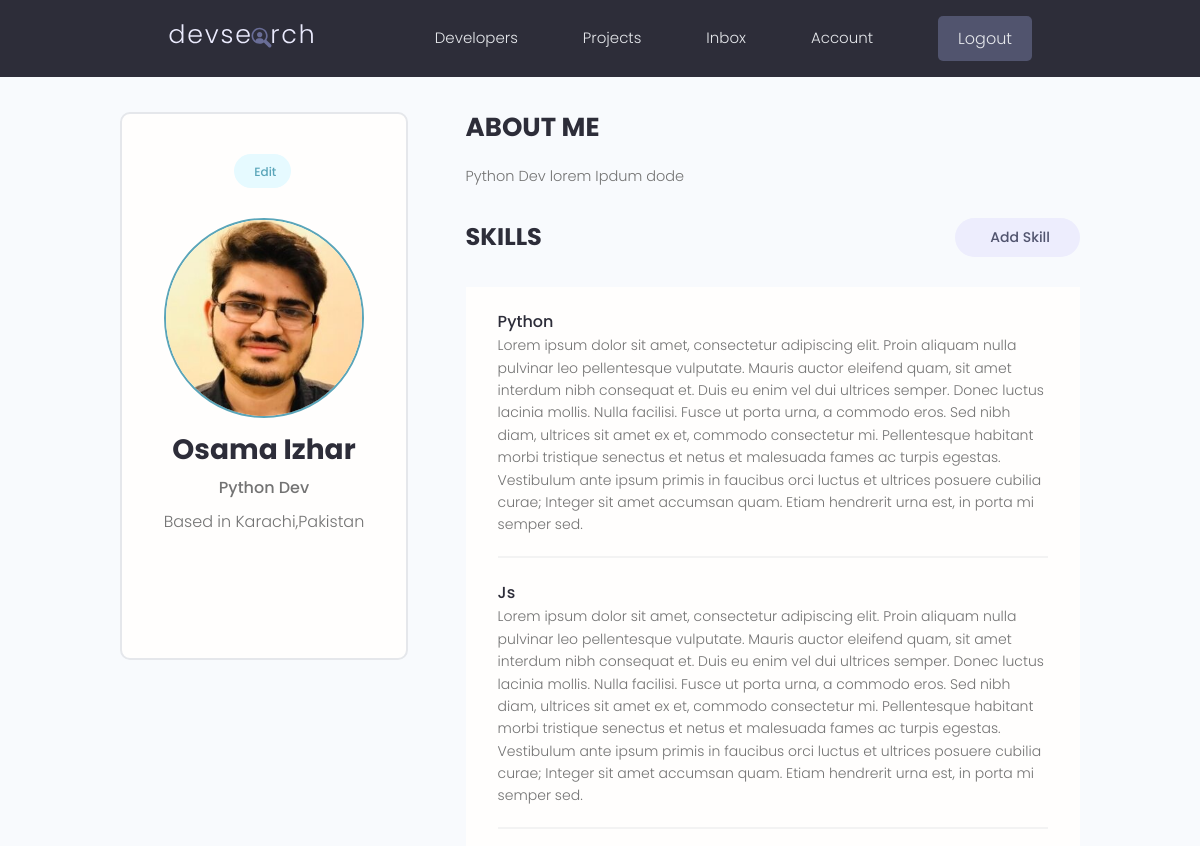
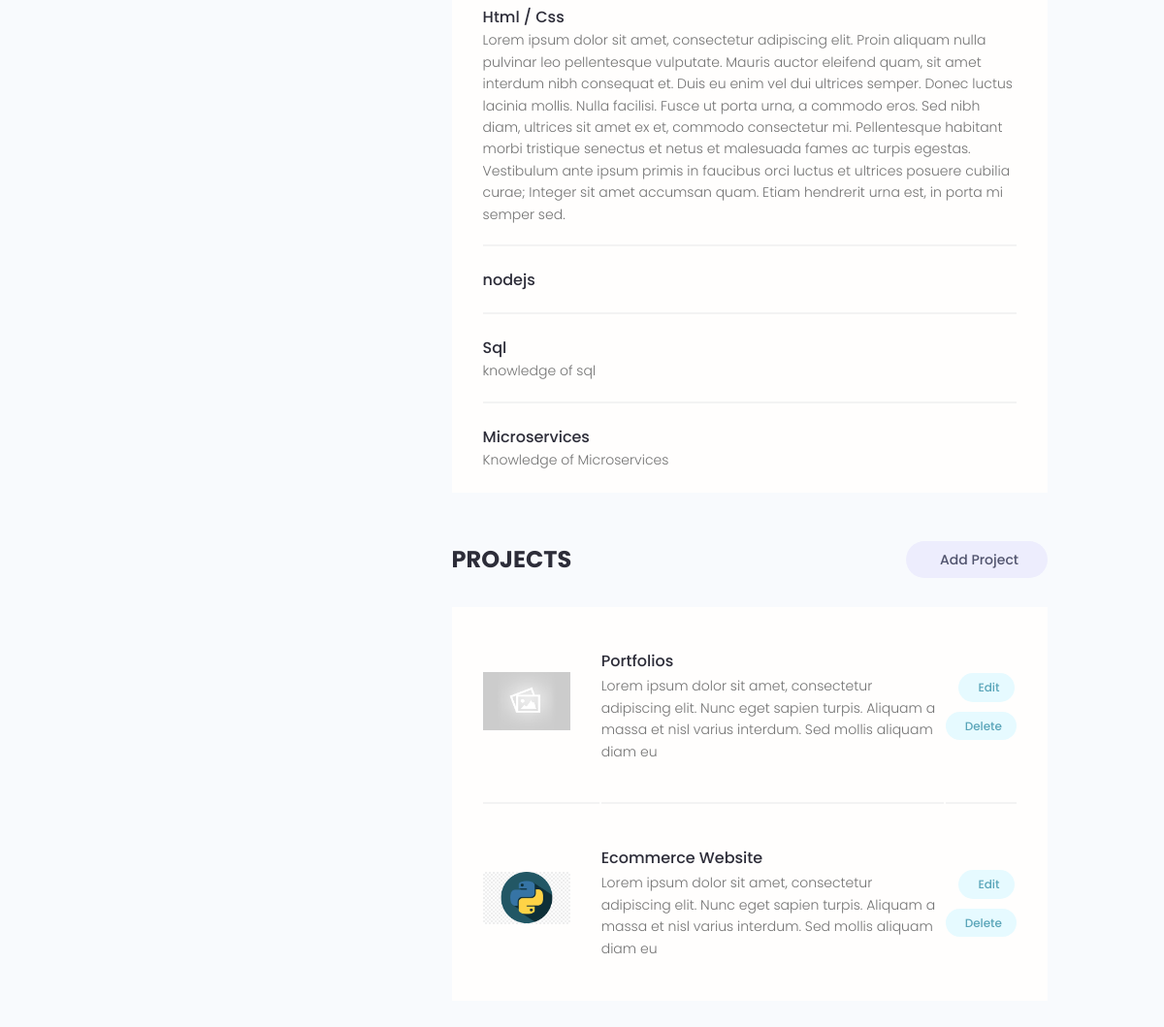
The app's page /account/ (signed in) with its own data (2 pictures, top to bottom).
### users/models.py (models this page shows, shortened)
class Profile(models.Model):
    user= models.OneToOneField(
        User,on_delete=models.CASCADE, null=True,blank=True
    ) # creating one to one relationship with User default model of django
    name=models.CharField(max_length=200,blank=True,null=True)
    username=models.CharField(max_length=200,blank=True,null=True)
    location=models.CharField(max_length=200,blank=True,null=True)
    email=models.EmailField(max_length=500,blank=True,null=True)
    short_intro=models.CharField(max_length=200,blank=True,null=True)
    bio=models.TextField(blank=True,null=True)
    profile_image=models.ImageField(
        null=True,blank=True,upload_to="profiles/",default="profiles/user-default.png"
    )
    social_github = models.CharField(max_length=200,blank=True,null=True)
    social_twitter = models.CharField(max_length=200,blank=True,null=True)
    social_linkedin = models.CharField(max_length=200,blank=True,null=True)
    social_youtube = models.CharField(max_length=200,blank=True,null=True)
    social_website = models.CharField(max_length=200,blank=True,null=True)
    created= models.DateTimeField(auto_now_add=True) # auto_now_add adds timestamp automatically as model instance is created
    id= models.UUIDField(default=uuid.uuid4,unique=True,primary_key=True,editable=False) # UUID 16 character unique ids

class Skill(models.Model):
    owner=models.ForeignKey(Profile,on_delete=models.CASCADE,null=True,blank=True)
    name=models.CharField(max_length=200,blank=True,null=True)
    description=models.TextField(null=True,blank=True)
    created= models.DateTimeField(auto_now_add=True) # auto_now_add adds timestamp automatically as model instance is created
    id=models.UUIDField(default=uuid.uuid4,unique=True,primary_key=True,editable=False)

### projects/models.py (models this page shows, shortened)
class Project(models.Model):
    owner=  models.ForeignKey(Profile,null=True,blank=True,on_delete=models.SET_NULL) # setting null to true here so we can run migration without data, SET_NULL is used so that we if someone deletes project accidently it can be retrived back
    title= models.CharField(max_length=200)
    description= models.TextField(null=True,blank=True)
    featured_image= models.ImageField(null=True,blank=True,default="default.jpg") # requires pillow to use
    demo_link= models.CharField(max_length=2000,null=True,blank=True)
    source_link= models.CharField(max_length=2000,null=True,blank=True)
    tags= models.ManyToManyField("Tag", blank=True) # using Tag as string since it is referenced afterwards so python will be able to find it
    vote_total= models.IntegerField(default=0,null=True,blank=True)
    vote_ratio= models.IntegerField(default=0,null=True,blank=True)
    created= models.DateTimeField(auto_now_add=True) # auto_now_add adds timestamp automatically as model instance is created
    id= models.UUIDField(default=uuid.uuid4,unique=True,primary_key=True,editable=False) # UUID 16 character unique ids

### users/views.py (the view)
# urls.py: path('account/',views.userAccount,name="account")
@login_required(login_url='login')
def userAccount(request):
    profile=request.user.profile # getting current logged in user.profile
    skills=profile.skill_set.all()
    projects=profile.project_set.all()
    context={'profile':profile,"skills":skills,"projects":projects}
    return render(request,"users/account.html",context)

### users/templates/users/account.html (shortened to what this page needs)
{% extends "main.html" %}
{% block content %}
  <main class="settingsPage profile my-md">
    <div class="container">
      <div class="layout">
        <div class="column column--1of3">
          <div class="card text-center">
            <div class="card__body dev">
              <a class="tag tag--pill tag--main settings__btn" href="#"> Edit</a>
              <img class="avatar avatar--xl dev__avatar" src="{{profile.profile_image.url}}" />
              <h2 class="dev__name">{{profile.name}}</h2>
              <p class="dev__title">{{profile.short_intro}}</p>
              <p class="dev__location">Based in {{profile.location}}</p>
              <ul class="dev__social">
                            </ul>
            </div>
          </div>
        </div>
        <div class="column column--2of3">
          <div class="devInfo">
            <h3 class="devInfo__title">About Me</h3>
            <p class="devInfo__about">{{profile.bio}}</p>
          </div>
          <div class="settings">
            <h3 class="settings__title">Skills</h3>
            <a class="tag tag--pill tag--sub settings__btn tag--lg" href="#"> Add Skill</a>
          </div>
          <table class="settings__table">
            {% for skill in skills%}
            <tr>
              <td class="settings__tableInfo">
                <h4>{{skill.name}}</h4>
                <p>{{skill.description}}</p>
              </td>
            </tr>
            {% endfor %}
          </table>
          <div class="settings">
            <h3 class="settings__title">Projects</h3>
            <a class="tag tag--pill tag--sub settings__btn tag--lg" href="#"> Add Project</a>
          </div>
          <table class="settings__table">
            {% for project in projects %}
            <tr>
              <td class="settings__thumbnail">
                <a href="{% url 'project' project.id %}"><img src="{{project.featured_image.url}}" alt="Project Thumbnail" /></a>
              </td>
              <td class="settings__tableInfo">
                <a href="{% url 'project' project.id %}">{{project.title}}</a>
                <p>{{project.description|slice:"150"}}</p>
              </td>
              <td class="settings__tableActions">
                <a class="tag tag--pill tag--main settings__btn" href="#"> Edit</a>
                <a class="tag tag--pill tag--main settings__btn" href="#">
                  Delete</a>
              </td>
            </tr>
            {% endfor %}
          </table>
        </div>
      </div>
    </div>
  </main>
{% endblock %}

### static/styles/app.css (style rules this page uses)
:root { --color-sub: #2d2d39; }
.card { border: 2px solid var(--color-light); }
img { width: 100%; }
.profile .card > .dev { padding: 4rem; }
.dev__avatar { display: block; margin: auto; }
.dev__name { color: var(--color-sub); font-size: 2.8rem; font-weight: 700; margin-top: 1rem; margin-bottom: 0.5rem; }
.dev__title { font-size: 1.6rem; font-weight: 500; line-height: 1.3; }
.dev__location { margin-top: 1rem; }
.dev__social { margin: 3rem 0; list-style: none; display: flex; justify-content: center; gap: 1.5rem; }
.devInfo { margin-bottom: 3rem; }
.devInfo__title, .devInfo__subtitle { font-size: 2.6rem; color: var(--color-sub); text-transform: uppercase; font-weight: 700; margin-bottom: 1.5rem; }
.devInfo__about, .devSkill__info { font-size: 1.45rem; line-height: 1.7; text-align: justify; }
.settingsPage .dev > .settings__btn { display: inline-block; margin-bottom: 3rem; }
.settings { display: flex; justify-content: space-between; align-items: center; }
.settings__title { font-size: 2.4rem; text-transform: uppercase; font-weight: 700; color: var(--color-sub); }
.settings__table { margin-top: 3rem; margin-bottom: 5rem; padding: 0 3rem; background: var(--color-white); }
.settings__table tr { width: 100%; }
.settings__table tr > td { padding: 2rem 0; }
.settings__table tr:not(:last-child) td { border-bottom: 2px solid var(--color-white-light); }
.settings__thumbnail { width: 23%; min-width: 10rem; }
.settings__thumbnail img { padding-right: 3rem; height: 15rem; object-fit: contain; }
.settings__tableInfo { width: 100%; }
.settings__tableInfo h4, .settings__tableInfo a { padding-right: 1rem; width: auto; font-size: 1.6rem; font-weight: 500; color: var(--color-sub); }
.settings__tableInfo p { font-size: 1.4rem; }
.settings__tableActions { text-align: right; }

### static/uikit/styles/modules/_variables.css (style rules this page uses)
:root { --color-main: #5aa5b9; --color-main-light: #e6faff; --color-sub: #3f4156; --color-sub-light: #51546e; --color-sub-lighter: #ededfd; --color-text: #737373; --color-gray: #8b8b8b; --color-light: #e5e7eb; --color-light-gray: #767676; --color-bg: #f8fafd; --color-white: #fffefd; --color-white-light: #f3f3f3; --color-success: #359e64; --color-success-bg: #def8e8; --color-error: #fc4b0b; --color-error-bg: #fff2ee; --font-base: 'Poppins', arial, helvetica, 'Segoe UI', roboto, ubuntu, sans-serif; --font-monospace: 'Fira Code', 'Courier New', courier, monospace; --font-regular: 300; --font-medium: 500; --font-bold: 700; --generic-shadow: 1px 1px 5px #00000010; --generic-transition: all 0.3s ease-in-out; }

### static/uikit/styles/modules/_base.css (style rules this page uses)
* { margin: 0; padding: 0; box-sizing: border-box; text-rendering: optimizeLegibility; color: inherit; font-size: inherit; }
html { font-size: 50%; }
@media only screen and (min-width: 480px) { html { font-size: 56.25%; } }
@media only screen and (min-width: 1200px) { html { font-size: 62.5%; } }
body { line-height: 1.6; font-weight: 400; font-size: 1.5rem; color: var(--color-text); background-color: var(--color-bg); min-height: 100vh; }

### static/uikit/styles/modules/_typography.css (style rules this page uses)
* { font-family: var(--font-base); }
h2 { font-size: 3.6rem; font-weight: var(--font-bold); }
h3 { font-size: 3.2rem; font-weight: var(--font-medium); }
h4 { font-size: 2.8rem; font-weight: var(--font-medium); }
p, span, strong { font-size: 1.6rem; color: var(--color-text); font-weight: var(--font-regular); }
a { padding-bottom: 2px; text-decoration: none; display: inline-block; color: var(--color-main); font-weight: var(--font-medium); }

### static/uikit/styles/modules/_utilities.css (style rules this page uses)
.container { width: 92%; max-width: 165rem; margin: 0 auto; box-sizing: border-box; }
@media screen and (min-width: 1000px) { .container { width: 90%; } }
@media screen and (min-width: 1200px) { .container { width: 80%; } }
.text-center { text-align: center; }
.my-md { margin: 3rem auto; }

### static/uikit/styles/modules/_avatar.css (style rules this page uses)
.avatar { border-radius: 50%; border: 2px solid var(--color-main); object-fit: cover; }
.avatar--xl { height: 20rem; width: 20rem; }

### static/uikit/styles/modules/_card.css (style rules this page uses)
.card { border-radius: 1rem; background-color: var(--color-white); border: 1.5px solid var(--color-light); width: auto; height: auto; margin-top: 0.5rem; margin-bottom: 0.5rem; overflow: hidden; }
.card__body, .card__header { padding: 2rem 2.5rem; }

### static/uikit/styles/modules/_layout.css (style rules this page uses)
.layout { display: flex; flex-flow: row wrap; justify-content: space-between; }
.layout > .column { margin-bottom: 3rem; }
.layout > .column.column--1of3 { flex-basis: 30%; }
.layout > .column.column--2of3 { flex-basis: 64%; }

### records on screen
Profile: profile_image (picture), name "Osama Izhar", short_intro "Python Dev", location "Karachi,Pakistan", bio "Python Dev lorem Ipdum dode"
Skill: name "Python", description "Lorem ipsum dolor sit amet, consectetur adipiscing elit. Proin aliquam nulla pulvinar leo pellentesque vulputate. Mauris auctor eleifend quam, sit amet interdum nibh consequat et. Duis eu enim vel dui ultrices semper. Donec luctus lacinia mollis. Nulla facilisi. Fusce ut porta urna, a commodo eros. Sed nibh diam, ultrices sit amet ex et, commodo consectetur mi. Pellentesque habitant morbi tristique senectus et netus et malesuada fames ac turpis egestas. Vestibulum ante ipsum primis in faucibus orci luctus et ultrices posuere cubilia curae; Integer sit amet accumsan quam. Etiam hendrerit urna est, in porta mi semper sed."
Skill: name "Js", description "Lorem ipsum dolor sit amet, consectetur adipiscing elit. Proin aliquam nulla pulvinar leo pellentesque vulputate. Mauris auctor eleifend quam, sit amet interdum nibh consequat et. Duis eu enim vel dui ultrices semper. Donec luctus lacinia mollis. Nulla facilisi. Fusce ut porta urna, a commodo eros. Sed nibh diam, ultrices sit amet ex et, commodo consectetur mi. Pellentesque habitant morbi tristique senectus et netus et malesuada fames ac turpis egestas. Vestibulum ante ipsum primis in faucibus orci luctus et ultrices posuere cubilia curae; Integer sit amet accumsan quam. Etiam hendrerit urna est, in porta mi semper sed."
Skill: name "Html / Css", description "Lorem ipsum dolor sit amet, consectetur adipiscing elit. Proin aliquam nulla pulvinar leo pellentesque vulputate. Mauris auctor eleifend quam, sit amet interdum nibh consequat et. Duis eu enim vel dui ultrices semper. Donec luctus lacinia mollis. Nulla facilisi. Fusce ut porta urna, a commodo eros. Sed nibh diam, ultrices sit amet ex et, commodo consectetur mi. Pellentesque habitant morbi tristique senectus et netus et malesuada fames ac turpis egestas. Vestibulum ante ipsum primis in faucibus orci luctus et ultrices posuere cubilia curae; Integer sit amet accumsan quam. Etiam hendrerit urna est, in porta mi semper sed."
Skill: name "nodejs"
Skill: name "Sql", description "knowledge of sql"
Skill: name "Microservices", description "Knowledge of Microservices"
Project: featured_image (placeholder picture), title "Portfolios", description "Lorem ipsum dolor sit amet, consectetur adipiscing elit. Nunc eget sapien turpis. Aliquam a massa et nisl varius interdum. Sed mollis aliquam diam eu"
Project: featured_image (picture), title "Ecommerce Website", description "Lorem ipsum dolor sit amet, consectetur adipiscing elit. Nunc eget sapien turpis. Aliquam a massa et nisl varius interdum. Sed mollis aliquam diam eu"
